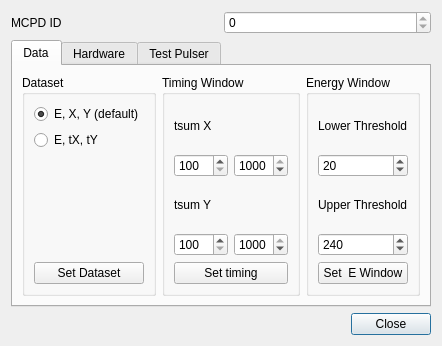
<?xml version="1.0" encoding="UTF-8"?>
<ui version="4.0">
 <class>MdllSetup</class>
 <widget class="QDialog" name="MdllSetup">
  <property name="geometry">
   <rect>
    <x>0</x>
    <y>0</y>
    <width>439</width>
    <height>330</height>
   </rect>
  </property>
  <property name="windowTitle">
   <string>Mdll setup</string>
  </property>
  <layout class="QGridLayout" name="gridLayout_7">
   <item row="0" column="0">
    <layout class="QHBoxLayout" name="horizontalLayout_7">
     <item>
      <widget class="QLabel" name="textLabel1_4_2">
       <property name="text">
        <string>MCPD ID</string>
       </property>
       <property name="wordWrap">
        <bool>false</bool>
       </property>
      </widget>
     </item>
     <item>
      <widget class="MCPDSpinBox" name="devid">
       <property name="enabled">
        <bool>true</bool>
       </property>
       <property name="maximum">
        <number>0</number>
       </property>
      </widget>
     </item>
    </layout>
   </item>
   <item row="3" column="0">
    <widget class="QDialogButtonBox" name="buttonBox">
     <property name="orientation">
      <enum>Qt::Horizontal</enum>
     </property>
     <property name="standardButtons">
      <set>QDialogButtonBox::Close</set>
     </property>
    </widget>
   </item>
   <item row="2" column="0">
    <widget class="QTabWidget" name="tabWidget">
     <property name="currentIndex">
      <number>0</number>
     </property>
     <widget class="QWidget" name="tab">
      <attribute name="title">
       <string>Data</string>
      </attribute>
      <layout class="QGridLayout" name="gridLayout_4">
       <item row="0" column="0">
        <widget class="QGroupBox" name="groupBox">
         <property name="toolTip">
          <string>select transmitted data</string>
         </property>
         <property name="title">
          <string>Dataset</string>
         </property>
         <layout class="QGridLayout" name="gridLayout">
          <item row="0" column="0">
           <widget class="QRadioButton" name="posButton">
            <property name="toolTip">
             <string>Energy, X and Y coordinate</string>
            </property>
            <property name="text">
             <string>E, X, Y (default)</string>
            </property>
            <property name="checked">
             <bool>true</bool>
            </property>
           </widget>
          </item>
          <item row="1" column="0">
           <widget class="QRadioButton" name="timingButton">
            <property name="toolTip">
             <string>E, and timing sums for X and Y</string>
            </property>
            <property name="text">
             <string>E, tX, tY</string>
            </property>
           </widget>
          </item>
          <item row="2" column="0">
           <spacer name="verticalSpacer">
            <property name="orientation">
             <enum>Qt::Vertical</enum>
            </property>
            <property name="sizeHint" stdset="0">
             <size>
              <width>20</width>
              <height>87</height>
             </size>
            </property>
           </spacer>
          </item>
          <item row="3" column="0">
           <widget class="QPushButton" name="setDataset">
            <property name="text">
             <string>Set Dataset</string>
            </property>
           </widget>
          </item>
         </layout>
        </widget>
       </item>
       <item row="0" column="1">
        <widget class="QGroupBox" name="groupBox_2">
         <property name="toolTip">
          <string>software &quot;window discriminator&quot; for timing sums</string>
         </property>
         <property name="title">
          <string>Timing Window</string>
         </property>
         <layout class="QGridLayout" name="gridLayout_2">
          <item row="0" column="0">
           <widget class="QLabel" name="label">
            <property name="text">
             <string>tsum X</string>
            </property>
           </widget>
          </item>
          <item row="1" column="0">
           <widget class="QSpinBox" name="txlo">
            <property name="toolTip">
             <string>min 100, max 1000</string>
            </property>
            <property name="minimum">
             <number>100</number>
            </property>
            <property name="maximum">
             <number>1000</number>
            </property>
           </widget>
          </item>
          <item row="1" column="1">
           <widget class="QSpinBox" name="txhi">
            <property name="toolTip">
             <string>min 100, max 1000</string>
            </property>
            <property name="minimum">
             <number>100</number>
            </property>
            <property name="maximum">
             <number>1000</number>
            </property>
            <property name="value">
             <number>1000</number>
            </property>
           </widget>
          </item>
          <item row="2" column="0">
           <widget class="QLabel" name="label_2">
            <property name="text">
             <string>tsum Y</string>
            </property>
           </widget>
          </item>
          <item row="3" column="0">
           <widget class="QSpinBox" name="tylo">
            <property name="toolTip">
             <string>min 100, max 1000</string>
            </property>
            <property name="minimum">
             <number>100</number>
            </property>
            <property name="maximum">
             <number>1000</number>
            </property>
           </widget>
          </item>
          <item row="3" column="1">
           <widget class="QSpinBox" name="tyhi">
            <property name="toolTip">
             <string>min 100, max 1000</string>
            </property>
            <property name="minimum">
             <number>100</number>
            </property>
            <property name="maximum">
             <number>1000</number>
            </property>
            <property name="value">
             <number>1000</number>
            </property>
           </widget>
          </item>
          <item row="4" column="0" colspan="2">
           <widget class="QPushButton" name="setTimingWindow">
            <property name="text">
             <string>Set timing</string>
            </property>
           </widget>
          </item>
         </layout>
        </widget>
       </item>
       <item row="0" column="2">
        <widget class="QGroupBox" name="groupBox_3">
         <property name="toolTip">
          <string>software &quot;window discriminator&quot; for energy</string>
         </property>
         <property name="title">
          <string>Energy Window</string>
         </property>
         <layout class="QGridLayout" name="gridLayout_3">
          <item row="0" column="0">
           <widget class="QLabel" name="label_3">
            <property name="text">
             <string>Lower Threshold</string>
            </property>
           </widget>
          </item>
          <item row="1" column="0">
           <widget class="QSpinBox" name="elo">
            <property name="toolTip">
             <string>min 0, max 255</string>
            </property>
            <property name="minimum">
             <number>0</number>
            </property>
            <property name="maximum">
             <number>255</number>
            </property>
            <property name="value">
             <number>20</number>
            </property>
           </widget>
          </item>
          <item row="2" column="0">
           <widget class="QLabel" name="label_4">
            <property name="text">
             <string>Upper Threshold</string>
            </property>
           </widget>
          </item>
          <item row="3" column="0">
           <widget class="QSpinBox" name="ehi">
            <property name="minimum">
             <number>0</number>
            </property>
            <property name="maximum">
             <number>255</number>
            </property>
            <property name="value">
             <number>240</number>
            </property>
           </widget>
          </item>
          <item row="4" column="0">
           <widget class="QPushButton" name="setEnergyWindow">
            <property name="text">
             <string>Set  E Window</string>
            </property>
           </widget>
          </item>
         </layout>
        </widget>
       </item>
      </layout>
     </widget>
     <widget class="QWidget" name="tab_2">
      <attribute name="title">
       <string>Hardware</string>
      </attribute>
      <layout class="QGridLayout" name="gridLayout_8">
       <item row="0" column="0">
        <widget class="QGroupBox" name="groupBox_4">
         <property name="toolTip">
          <string>Offset on timing delay, shifts spectrum
Range of timing delay, scales spectrum</string>
         </property>
         <property name="title">
          <string>Delay</string>
         </property>
         <layout class="QGridLayout" name="gridLayout_5">
          <item row="0" column="0" colspan="2">
           <widget class="QLabel" name="label_6">
            <property name="text">
             <string>Offset</string>
            </property>
           </widget>
          </item>
          <item row="1" column="0">
           <widget class="QLabel" name="label_5">
            <property name="text">
             <string>X</string>
            </property>
           </widget>
          </item>
          <item row="1" column="1">
           <widget class="QSpinBox" name="shiftX">
            <property name="toolTip">
             <string>min 0, max 255, arb. units</string>
            </property>
            <property name="minimum">
             <number>0</number>
            </property>
            <property name="maximum">
             <number>255</number>
            </property>
            <property name="value">
             <number>100</number>
            </property>
           </widget>
          </item>
          <item row="2" column="0">
           <widget class="QLabel" name="label9">
            <property name="text">
             <string>Y</string>
            </property>
           </widget>
          </item>
          <item row="2" column="1">
           <widget class="QSpinBox" name="shiftY">
            <property name="toolTip">
             <string>min 0, max 255, arb. units</string>
            </property>
            <property name="minimum">
             <number>0</number>
            </property>
            <property name="maximum">
             <number>255</number>
            </property>
            <property name="value">
             <number>100</number>
            </property>
           </widget>
          </item>
          <item row="3" column="0" colspan="2">
           <widget class="QLabel" name="label_8">
            <property name="text">
             <string>Range</string>
            </property>
           </widget>
          </item>
          <item row="4" column="0">
           <widget class="QLabel" name="label_7">
            <property name="text">
             <string>X</string>
            </property>
           </widget>
          </item>
          <item row="4" column="1">
           <widget class="QSpinBox" name="scaleX">
            <property name="toolTip">
             <string>min 0, max 255, arb. units</string>
            </property>
            <property name="minimum">
             <number>0</number>
            </property>
            <property name="maximum">
             <number>255</number>
            </property>
            <property name="value">
             <number>48</number>
            </property>
           </widget>
          </item>
          <item row="5" column="0">
           <widget class="QLabel" name="label8">
            <property name="text">
             <string>Y</string>
            </property>
           </widget>
          </item>
          <item row="5" column="1">
           <widget class="QSpinBox" name="scaleY">
            <property name="toolTip">
             <string>min 0, max 255, arb. units</string>
            </property>
            <property name="minimum">
             <number>0</number>
            </property>
            <property name="maximum">
             <number>255</number>
            </property>
            <property name="value">
             <number>48</number>
            </property>
           </widget>
          </item>
          <item row="6" column="0" colspan="2">
           <widget class="QPushButton" name="setDelay">
            <property name="text">
             <string>Set Delay</string>
            </property>
           </widget>
          </item>
         </layout>
        </widget>
       </item>
       <item row="0" column="1">
        <widget class="QGroupBox" name="groupBox_5">
         <property name="toolTip">
          <string>set Thresholds for X, Y and Anode CFDs</string>
         </property>
         <property name="title">
          <string>CFD Thresholds</string>
         </property>
         <layout class="QGridLayout" name="gridLayout_6">
          <item row="0" column="0">
           <widget class="QLabel" name="label_9">
            <property name="text">
             <string>X</string>
            </property>
           </widget>
          </item>
          <item row="0" column="2">
           <widget class="QSpinBox" name="threshX">
            <property name="toolTip">
             <string>min 0, max 255, arb. units</string>
            </property>
            <property name="minimum">
             <number>0</number>
            </property>
            <property name="maximum">
             <number>255</number>
            </property>
            <property name="value">
             <number>20</number>
            </property>
           </widget>
          </item>
          <item row="1" column="0">
           <widget class="QLabel" name="shiftY_3">
            <property name="text">
             <string>Y</string>
            </property>
           </widget>
          </item>
          <item row="1" column="2">
           <widget class="QSpinBox" name="threshY">
            <property name="toolTip">
             <string>min 0, max 255, arb. units</string>
            </property>
            <property name="minimum">
             <number>0</number>
            </property>
            <property name="maximum">
             <number>255</number>
            </property>
            <property name="value">
             <number>20</number>
            </property>
           </widget>
          </item>
          <item row="2" column="0" colspan="2">
           <widget class="QLabel" name="label_11">
            <property name="text">
             <string>Anode</string>
            </property>
           </widget>
          </item>
          <item row="2" column="2">
           <widget class="QSpinBox" name="threshA">
            <property name="toolTip">
             <string>min 0, max 255, arb. units</string>
            </property>
            <property name="minimum">
             <number>0</number>
            </property>
            <property name="maximum">
             <number>255</number>
            </property>
            <property name="value">
             <number>20</number>
            </property>
           </widget>
          </item>
          <item row="3" column="1" colspan="2">
           <spacer name="verticalSpacer_2">
            <property name="orientation">
             <enum>Qt::Vertical</enum>
            </property>
            <property name="sizeHint" stdset="0">
             <size>
              <width>20</width>
              <height>54</height>
             </size>
            </property>
           </spacer>
          </item>
          <item row="4" column="0" colspan="3">
           <widget class="QPushButton" name="setCfd">
            <property name="text">
             <string>Set CFDs</string>
            </property>
           </widget>
          </item>
         </layout>
        </widget>
       </item>
       <item row="0" column="2">
        <spacer name="horizontalSpacer">
         <property name="orientation">
          <enum>Qt::Horizontal</enum>
         </property>
         <property name="sizeHint" stdset="0">
          <size>
           <width>163</width>
           <height>20</height>
          </size>
         </property>
        </spacer>
       </item>
      </layout>
     </widget>
     <widget class="QWidget" name="tab_3">
      <attribute name="title">
       <string>Test Pulser</string>
      </attribute>
      <layout class="QGridLayout" name="gridLayout_10">
       <item row="0" column="0">
        <widget class="QCheckBox" name="pulserBox">
         <property name="text">
          <string>Pulser</string>
         </property>
        </widget>
       </item>
       <item row="0" column="1" rowspan="2">
        <widget class="QGroupBox" name="groupBox_6">
         <property name="enabled">
          <bool>false</bool>
         </property>
         <property name="title">
          <string>Pulser Settings</string>
         </property>
         <layout class="QGridLayout" name="gridLayout_9">
          <item row="0" column="0">
           <widget class="QLabel" name="label_10">
            <property name="text">
             <string>Amplitude</string>
            </property>
           </widget>
          </item>
          <item row="0" column="1">
           <widget class="QComboBox" name="pulsamp">
            <item>
             <property name="text">
              <string>25%</string>
             </property>
            </item>
            <item>
             <property name="text">
              <string>50%</string>
             </property>
            </item>
            <item>
             <property name="text">
              <string>75%</string>
             </property>
            </item>
            <item>
             <property name="text">
              <string>100%</string>
             </property>
            </item>
           </widget>
          </item>
          <item row="1" column="0">
           <widget class="QLabel" name="label_12">
            <property name="text">
             <string>Position</string>
            </property>
           </widget>
          </item>
          <item row="1" column="1">
           <widget class="QComboBox" name="pulspos">
            <item>
             <property name="text">
              <string>upper right</string>
             </property>
            </item>
            <item>
             <property name="text">
              <string>middle</string>
             </property>
            </item>
            <item>
             <property name="text">
              <string>bottom left</string>
             </property>
            </item>
           </widget>
          </item>
          <item row="2" column="1">
           <spacer name="verticalSpacer_3">
            <property name="orientation">
             <enum>Qt::Vertical</enum>
            </property>
            <property name="sizeHint" stdset="0">
             <size>
              <width>20</width>
              <height>78</height>
             </size>
            </property>
           </spacer>
          </item>
          <item row="3" column="0" colspan="2">
           <widget class="QPushButton" name="setPulser">
            <property name="text">
             <string>Set Pulser</string>
            </property>
           </widget>
          </item>
         </layout>
        </widget>
       </item>
       <item row="1" column="2">
        <spacer name="horizontalSpacer_2">
         <property name="orientation">
          <enum>Qt::Horizontal</enum>
         </property>
         <property name="sizeHint" stdset="0">
          <size>
           <width>143</width>
           <height>20</height>
          </size>
         </property>
        </spacer>
       </item>
      </layout>
     </widget>
    </widget>
   </item>
  </layout>
 </widget>
 <customwidgets>
  <customwidget>
   <class>MCPDSpinBox</class>
   <extends>QSpinBox</extends>
   <header>MCPDSpinBox.h</header>
  </customwidget>
 </customwidgets>
 <resources/>
 <connections>
  <connection>
   <sender>buttonBox</sender>
   <signal>clicked(QAbstractButton*)</signal>
   <receiver>MdllSetup</receiver>
   <slot>close()</slot>
   <hints>
    <hint type="sourcelabel">
     <x>313</x>
     <y>330</y>
    </hint>
    <hint type="destinationlabel">
     <x>309</x>
     <y>193</y>
    </hint>
   </hints>
  </connection>
  <connection>
   <sender>pulserBox</sender>
   <signal>toggled(bool)</signal>
   <receiver>groupBox_6</receiver>
   <slot>setEnabled(bool)</slot>
   <hints>
    <hint type="sourcelabel">
     <x>32</x>
     <y>76</y>
    </hint>
    <hint type="destinationlabel">
     <x>134</x>
     <y>93</y>
    </hint>
   </hints>
  </connection>
  <connection>
   <sender>setTimingWindow</sender>
   <signal>clicked()</signal>
   <receiver>MdllSetup</receiver>
   <slot>setTimingSlot()</slot>
   <hints>
    <hint type="sourcelabel">
     <x>258</x>
     <y>222</y>
    </hint>
    <hint type="destinationlabel">
     <x>266</x>
     <y>341</y>
    </hint>
   </hints>
  </connection>
  <connection>
   <sender>setEnergyWindow</sender>
   <signal>clicked()</signal>
   <receiver>MdllSetup</receiver>
   <slot>setEnergySlot()</slot>
   <hints>
    <hint type="sourcelabel">
     <x>417</x>
     <y>217</y>
    </hint>
    <hint type="destinationlabel">
     <x>430</x>
     <y>336</y>
    </hint>
   </hints>
  </connection>
  <connection>
   <sender>setCfd</sender>
   <signal>clicked()</signal>
   <receiver>MdllSetup</receiver>
   <slot>setThresholdsSlot()</slot>
   <hints>
    <hint type="sourcelabel">
     <x>261</x>
     <y>267</y>
    </hint>
    <hint type="destinationlabel">
     <x>419</x>
     <y>347</y>
    </hint>
   </hints>
  </connection>
  <connection>
   <sender>setDelay</sender>
   <signal>clicked()</signal>
   <receiver>MdllSetup</receiver>
   <slot>setSpectrumSlot()</slot>
   <hints>
    <hint type="sourcelabel">
     <x>84</x>
     <y>266</y>
    </hint>
    <hint type="destinationlabel">
     <x>69</x>
     <y>343</y>
    </hint>
   </hints>
  </connection>
  <connection>
   <sender>setDataset</sender>
   <signal>clicked()</signal>
   <receiver>MdllSetup</receiver>
   <slot>setDatasetSlot()</slot>
   <hints>
    <hint type="sourcelabel">
     <x>98</x>
     <y>217</y>
    </hint>
    <hint type="destinationlabel">
     <x>90</x>
     <y>343</y>
    </hint>
   </hints>
  </connection>
  <connection>
   <sender>pulserBox</sender>
   <signal>clicked()</signal>
   <receiver>MdllSetup</receiver>
   <slot>setPulserSlot()</slot>
   <hints>
    <hint type="sourcelabel">
     <x>54</x>
     <y>78</y>
    </hint>
    <hint type="destinationlabel">
     <x>10</x>
     <y>362</y>
    </hint>
   </hints>
  </connection>
  <connection>
   <sender>setPulser</sender>
   <signal>clicked()</signal>
   <receiver>MdllSetup</receiver>
   <slot>setPulserSlot()</slot>
   <hints>
    <hint type="sourcelabel">
     <x>183</x>
     <y>252</y>
    </hint>
    <hint type="destinationlabel">
     <x>189</x>
     <y>344</y>
    </hint>
   </hints>
  </connection>
  <connection>
   <sender>devid</sender>
   <signal>valueChanged(int)</signal>
   <receiver>MdllSetup</receiver>
   <slot>displaySlot(int)</slot>
   <hints>
    <hint type="sourcelabel">
     <x>450</x>
     <y>18</y>
    </hint>
    <hint type="destinationlabel">
     <x>310</x>
     <y>1</y>
    </hint>
   </hints>
  </connection>
 </connections>
 <slots>
  <slot>displaySlot(int)</slot>
  <slot>setMCPD(int)</slot>
  <slot>setThresholdsSlot()</slot>
  <slot>setTimingSlot()</slot>
  <slot>setEnergySlot()</slot>
  <slot>setSpectrumSlot()</slot>
  <slot>setDatasetSlot()</slot>
  <slot>setPulserSlot()</slot>
 </slots>
</ui>
